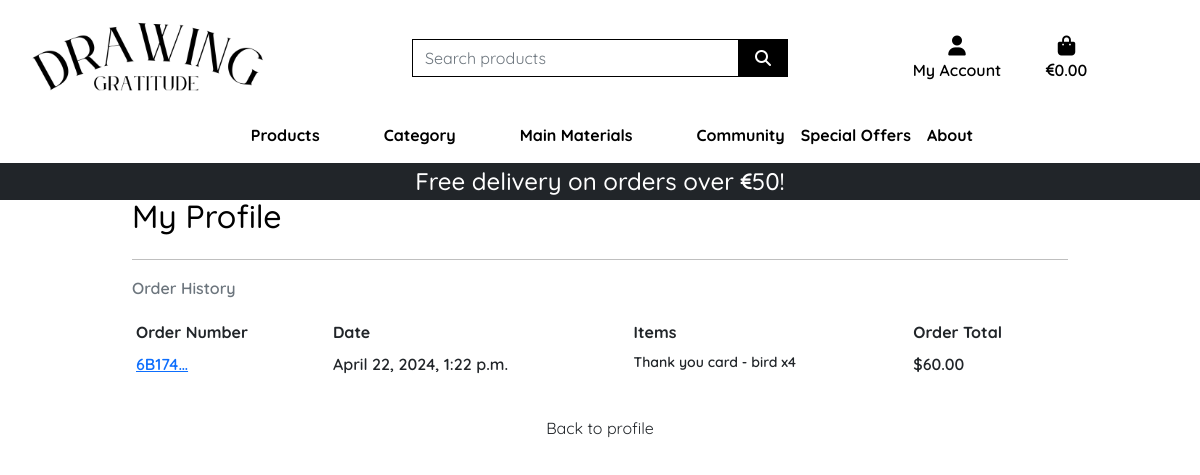
The page /profile/orders/ (signed in) on the database as committed earlier.
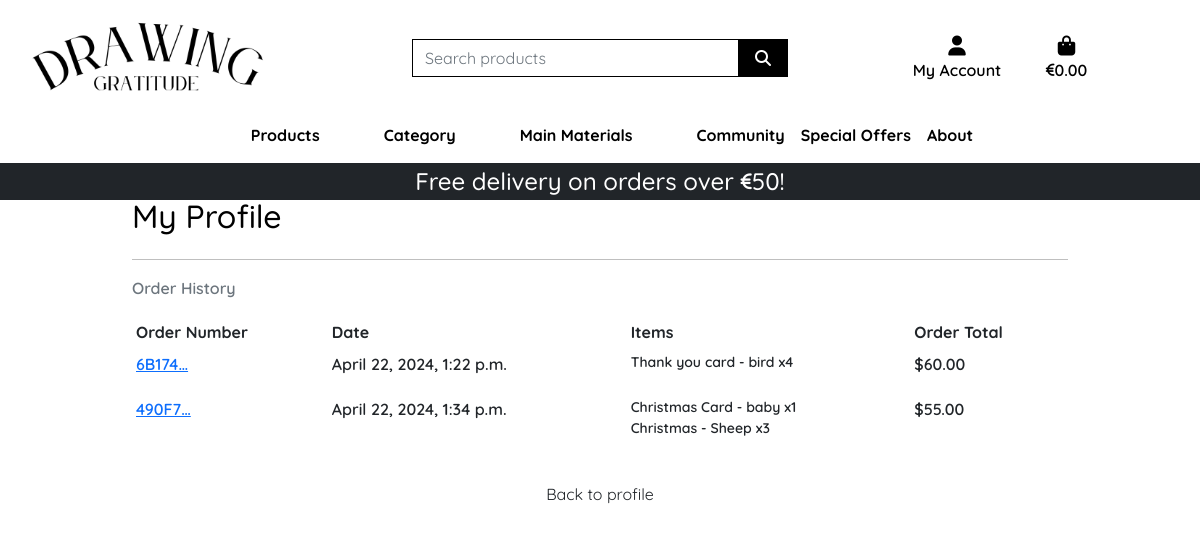
The same page on the database as committed later.
### checkout/models.py (models this page shows, shortened)
class Order(models.Model):
    order_number = models.CharField(max_length=32, null=False, editable=False)
    user_profile = models.ForeignKey(UserProfile, on_delete=models.SET_NULL,
                                     null=True, blank=True, related_name='orders')
    full_name = models.CharField(max_length=50, null=False, blank=False)
    email = models.EmailField(max_length=254, null=False, blank=False)
    phone_number = models.CharField(max_length=20, null=False, blank=False)
    country = CountryField(blank_label='Country *', null=False, blank=False)
    postcode = models.CharField(max_length=20, null=True, blank=True)
    town_or_city = models.CharField(max_length=40, null=False, blank=False)
    street_address1 = models.CharField(max_length=80, null=False, blank=False)
    street_address2 = models.CharField(max_length=80, null=True, blank=True)
    county = models.CharField(max_length=80, null=True, blank=True)
    date = models.DateTimeField(auto_now_add=True)
    delivery_cost = models.DecimalField(max_digits=6, decimal_places=2,
                                        null=False, default=0)
    order_total = models.DecimalField(max_digits=10, decimal_places=2,
                                      null=False, default=0)
    grand_total = models.DecimalField(max_digits=10, decimal_places=2,
                                      null=False, default=0)
    original_bag = models.TextField(null=False, blank=False, default='')
    stripe_pid = models.CharField(max_length=254, null=False, blank=False,
                                  default='')

class OrderLineItem(models.Model):
    order = models.ForeignKey(Order, null=False, blank=False,
                              on_delete=models.CASCADE,
                              related_name='lineitems')
    product = models.ForeignKey(Product, null=False, blank=False,
                                on_delete=models.CASCADE)
    quantity = models.IntegerField(null=False, blank=False, default=0)
    lineitem_total = models.DecimalField(max_digits=6, decimal_places=2,
                                         null=False, blank=False,
                                         editable=False)

### products/models.py (models this page shows, shortened)
class Product(models.Model):
    DIGITAL_CHOICES = [
        (True, '0'),
        (False, '1'),
    ]
    OFFERS_CHOICES = [
        (True, '0'),
        (False, '1'),
    ]
    category = models.ForeignKey('Category', null=True, blank=True, on_delete=models.SET_NULL)
    sku = models.CharField(max_length=254, null=True, blank=True)
    name = models.CharField(max_length=254)
    description = models.TextField()
    price = models.DecimalField(max_digits=6, decimal_places=2)
    rating = models.DecimalField(max_digits=6, decimal_places=2, null=True, blank=True)
    image_url = models.URLField(max_length=1024, null=True, blank=True)
    image = models.ImageField(null=True, blank=True)
    digital = models.BooleanField(default=False)
    offers =  models.BooleanField(default=False)

### profiles/views.py (the view)
# urls.py: path('orders/', views.orders, name='orders'),
def orders(request):
    profile = get_object_or_404(UserProfile, user=request.user)
    orders = profile.orders.all()
    template = 'profiles/orders.html'
    context = {
        'orders': orders,
        'on_profile_page': True,
    }
    return render(request, template, context)

### bag/contexts.py (called while the page is built, shortened)
def bag_contents(request):
    bag_items = []
    total = 0
    total_discounted_price = 0
    product_count = 0
    bag = request.session.get('bag', {})
    delivery = total * Decimal(settings.STANDARD_DELIVERY_PERCENTAGE / 100) if total < settings.FREE_DELIVERY_THRESHOLD else 0
    grand_total = total + delivery
    context = {
        'bag_items': bag_items,
        'total': total,
        'total_discounted_price': total_discounted_price,
        'product_count': product_count,
        'delivery': delivery,
        'free_delivery_delta': max(0, settings.FREE_DELIVERY_THRESHOLD - total),
        'free_delivery_threshold': settings.FREE_DELIVERY_THRESHOLD,
        'grand_total': grand_total,
    }
    return context

### profiles/templates/profiles/orders.html (shortened to what this page needs)
{% extends "base.html" %}
{% load static %}
{% load crispy_forms_tags %}
{% block extra_css %}
    <link rel="stylesheet" href="{% static 'profiles/css/profile.css' %}">
{% endblock %}
{% block page_header %}
    <div class="container header-container">
    </div>
{% endblock %}
{% block content %}
    <div class="container">
        <div class="row">
            <div class="col">
                <h2 class="logo-font mb-4">My Profile</h2>
                <hr>
            </div>
        </div>
        <div class="row">
            <div class="col-12">
                <p class="text-muted">Order History</p>
                <div class="order-history table-responsive">
                    <table class="table table-sm table-borderless">
                        <thead>
                            <tr>
                                <th>Order Number</th>
                                <th>Date</th>
                                <th>Items</th>
                                <th>Order Total</th>
                            </tr>
                        </thead>
                        <tbody>
                            {% for order in orders %}
                                <tr>
                                    <td>
                                        <a href="{% url 'order_history' order.order_number %}"
                                        title="{{ order.order_number }}">
                                            {{ order.order_number|truncatechars:6 }}
                                        </a>
                                    </td>
                                    <td>{{ order.date }}</td>
                                    <td>
                                        <ul class="list-unstyled">
                                            {% for item in order.lineitems.all %}
                                                <li class="small">
                                                    {{ item.product.name }} x{{ item.quantity }}
                                                </li>
                                            {% endfor %}
                                        </ul>
                                    </td>
                                    <td>${{ order.grand_total }}</td>
                                </tr>
                            {% endfor %}
                        </tbody>
                    </table>
                </div>
            </div>
            <a class="btn btn-outline-black rounded-0" href="{% url 'profile' %}">Back to profile</a>
        </div>
    </div>
{% endblock %}

Rows that differ between the two databases and show on the page:
added Order: order_number "490F7…", date "April 22, 2024, 1:34 p.m.", grand_total "55.00"
added OrderLineItem: product.name "Christmas Card - baby", quantity "1", shown under "490F7…"
added OrderLineItem: product.name "Christmas - Sheep", quantity "3", shown under "490F7…"
